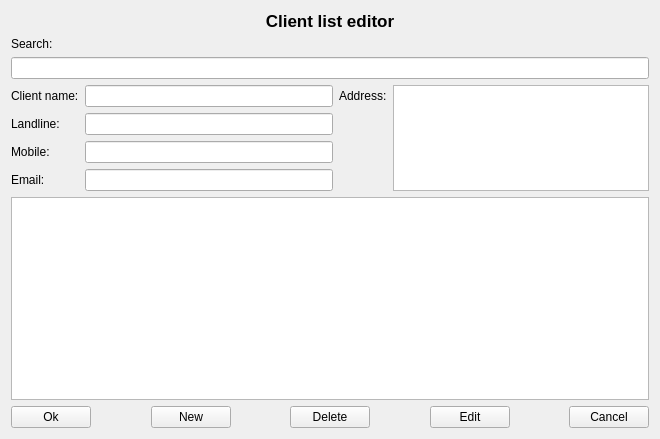
<?xml version="1.0" encoding="UTF-8"?>
<ui version="4.0">
 <class>AtpEditClientList</class>
 <widget class="QWidget" name="AtpEditClientList">
  <property name="geometry">
   <rect>
    <x>0</x>
    <y>0</y>
    <width>660</width>
    <height>439</height>
   </rect>
  </property>
  <property name="windowTitle">
   <string>Form</string>
  </property>
  <layout class="QGridLayout" name="gridLayout">
   <item row="5" column="3" rowspan="4">
    <widget class="QPlainTextEdit" name="editAddress"/>
   </item>
   <item row="5" column="1">
    <widget class="QLineEdit" name="editName"/>
   </item>
   <item row="10" column="0" colspan="4">
    <layout class="QHBoxLayout" name="horizontalLayout">
     <item>
      <widget class="QPushButton" name="buttonOk">
       <property name="text">
        <string>Ok</string>
       </property>
      </widget>
     </item>
     <item>
      <spacer name="horizontalSpacer">
       <property name="orientation">
        <enum>Qt::Horizontal</enum>
       </property>
       <property name="sizeHint" stdset="0">
        <size>
         <width>40</width>
         <height>20</height>
        </size>
       </property>
      </spacer>
     </item>
     <item>
      <widget class="QPushButton" name="buttonNew">
       <property name="text">
        <string>New</string>
       </property>
      </widget>
     </item>
     <item>
      <spacer name="horizontalSpacer_2">
       <property name="orientation">
        <enum>Qt::Horizontal</enum>
       </property>
       <property name="sizeHint" stdset="0">
        <size>
         <width>40</width>
         <height>20</height>
        </size>
       </property>
      </spacer>
     </item>
     <item>
      <widget class="QPushButton" name="buttonDelete">
       <property name="text">
        <string>Delete</string>
       </property>
      </widget>
     </item>
     <item>
      <spacer name="horizontalSpacer_3">
       <property name="orientation">
        <enum>Qt::Horizontal</enum>
       </property>
       <property name="sizeHint" stdset="0">
        <size>
         <width>40</width>
         <height>20</height>
        </size>
       </property>
      </spacer>
     </item>
     <item>
      <widget class="QPushButton" name="buttonEdit">
       <property name="text">
        <string>Edit</string>
       </property>
      </widget>
     </item>
     <item>
      <spacer name="horizontalSpacer_4">
       <property name="orientation">
        <enum>Qt::Horizontal</enum>
       </property>
       <property name="sizeHint" stdset="0">
        <size>
         <width>40</width>
         <height>20</height>
        </size>
       </property>
      </spacer>
     </item>
     <item>
      <widget class="QPushButton" name="buttonCancel">
       <property name="text">
        <string>Cancel</string>
       </property>
      </widget>
     </item>
    </layout>
   </item>
   <item row="5" column="0">
    <widget class="QLabel" name="label">
     <property name="text">
      <string>Client name:</string>
     </property>
    </widget>
   </item>
   <item row="8" column="1">
    <widget class="QLineEdit" name="editMail"/>
   </item>
   <item row="7" column="0">
    <widget class="QLabel" name="label_3">
     <property name="text">
      <string>Mobile:</string>
     </property>
    </widget>
   </item>
   <item row="7" column="1">
    <widget class="QLineEdit" name="editMob"/>
   </item>
   <item row="8" column="0">
    <widget class="QLabel" name="label_4">
     <property name="text">
      <string>Email:</string>
     </property>
    </widget>
   </item>
   <item row="6" column="1">
    <widget class="QLineEdit" name="editTel"/>
   </item>
   <item row="5" column="2">
    <widget class="QLabel" name="label_5">
     <property name="text">
      <string>Address:</string>
     </property>
    </widget>
   </item>
   <item row="4" column="0" colspan="4">
    <widget class="QLineEdit" name="editSearch"/>
   </item>
   <item row="6" column="0">
    <widget class="QLabel" name="label_2">
     <property name="text">
      <string>Landline:</string>
     </property>
    </widget>
   </item>
   <item row="9" column="0" colspan="4">
    <widget class="QTableView" name="tableClientList"/>
   </item>
   <item row="3" column="0">
    <widget class="QLabel" name="label_6">
     <property name="text">
      <string>Search:</string>
     </property>
    </widget>
   </item>
   <item row="2" column="0" colspan="4">
    <widget class="QLabel" name="label_7">
     <property name="font">
      <font>
       <pointsize>13</pointsize>
       <weight>75</weight>
       <bold>true</bold>
      </font>
     </property>
     <property name="text">
      <string>Client list editor</string>
     </property>
     <property name="alignment">
      <set>Qt::AlignCenter</set>
     </property>
    </widget>
   </item>
  </layout>
 </widget>
 <resources/>
 <connections/>
</ui>
